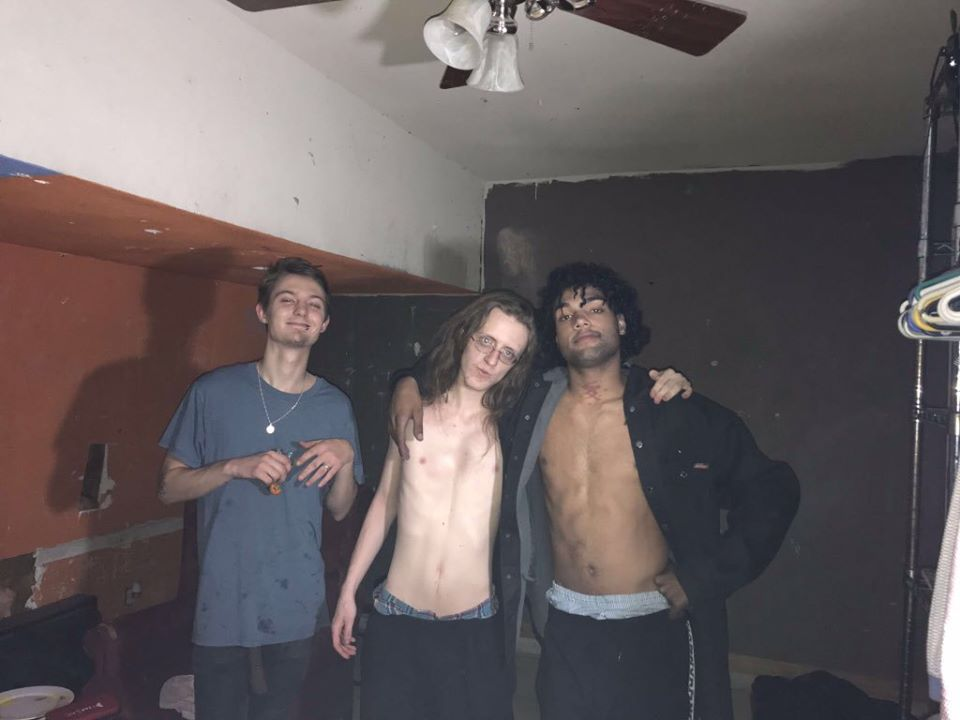
#> input picture notes/lurp2018.jpg, 960 x 720 px
$ python edge_detection.py
#> lines starting #> are read from the running program, lines starting #| are printed output that depends on the picture
#!/usr/bin/python3


"""
    Edge detection uses an algorithm to look for things like change in color,
brightness, etc. to find the edges.
"""


import cv2


# Load the image
image = cv2.imread('lurp2018.jpg')
#> image is the input picture: shape (720, 960, 3); mean B, G, R 96, 94.4, 102.4

# convert to grayscale
gray_image = cv2.cvtColor(image, cv2.COLOR_BGR2GRAY)
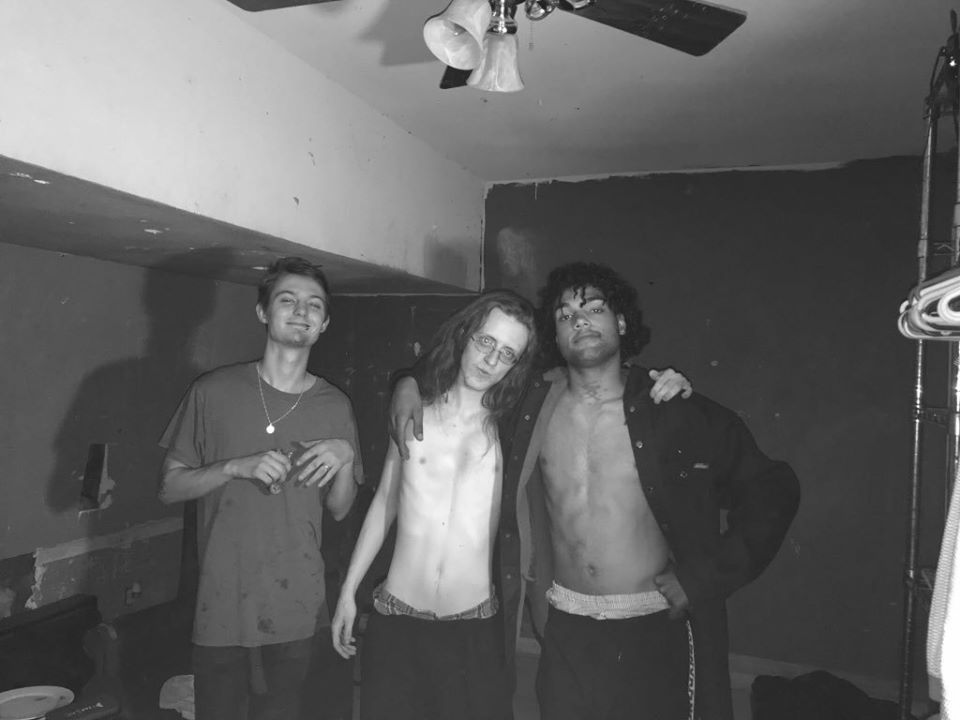
#> gray_image: shape (720, 960); min 23, max 255, mean 97

# blur it
blurred_image = cv2.GaussianBlur(gray_image, (7,7), 0)

cv2.imshow('Original Image', image)
cv2.waitKey(0)

# Canny edge detection takes two arguments for the low and high thresholds
canny = cv2.Canny(blurred_image, 10, 30)
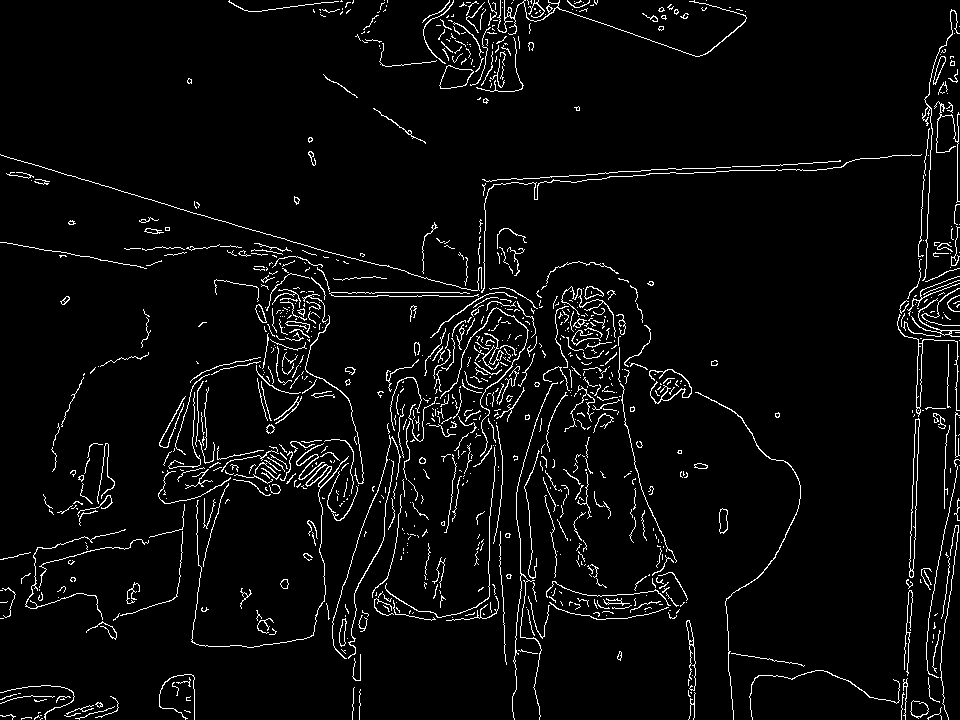
#> canny: shape (720, 960); 4.3% white in thin lines or dots
cv2.imshow('Canny with low thresholds', canny)
cv2.waitKey(0)

canny2 = cv2.Canny(blurred_image, 50, 150)
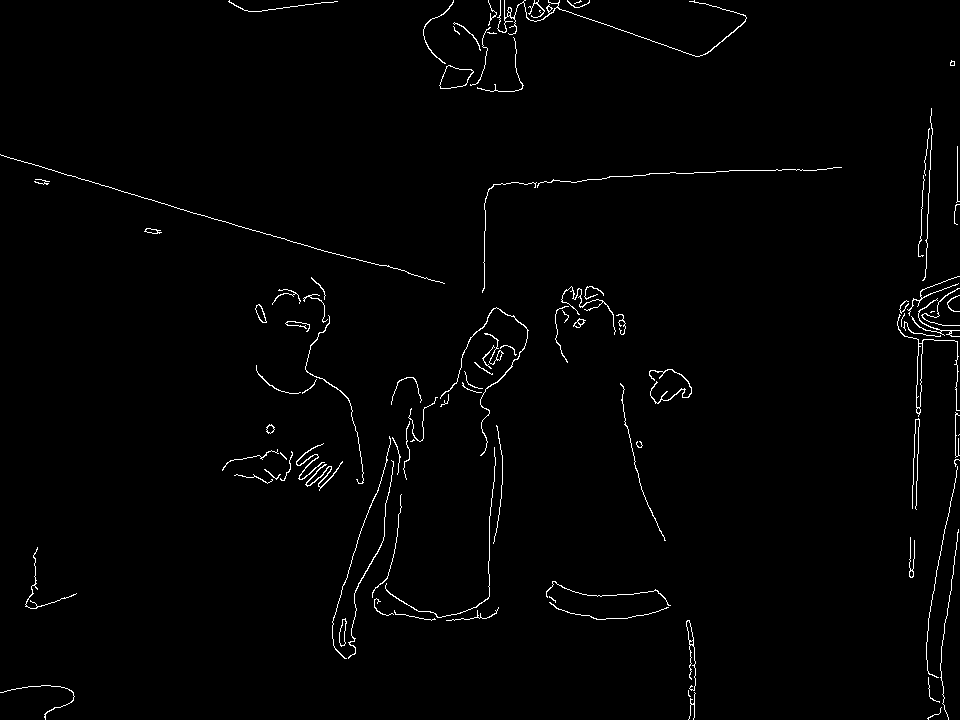
#> canny2: shape (720, 960); 1.4% white in thin lines or dots
cv2.imshow('Canny with high thresholds', canny2)
cv2.waitKey(0)
